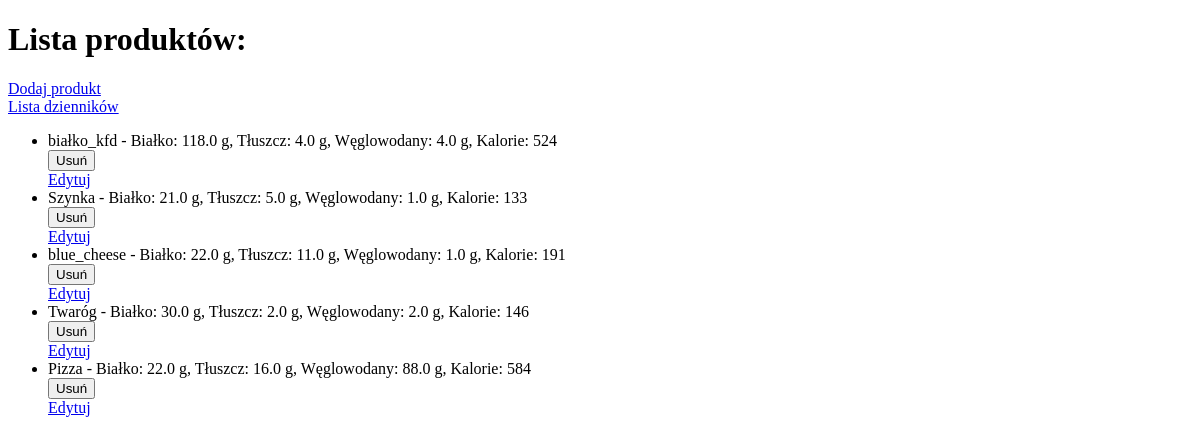
Before: /products/ with the older database file.
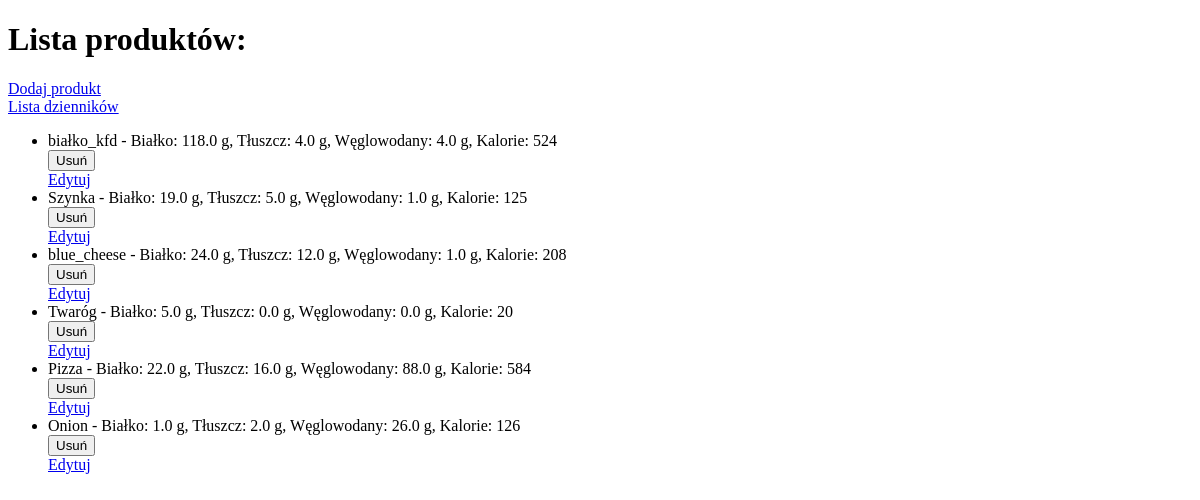
After: the same page with the newer database file.
### models/models.py (models this page shows, shortened)
class Product(models.Model):
    name=models.CharField(max_length=255)
    protein=models.FloatField()
    fat=models.FloatField()
    carbo=models.FloatField()
    grams=models.FloatField(default=100)
    def calories(self):
        calories = (self.protein*4) + (self.carbo*4)+(self.fat*9)
        return int(calories)

### models/views.py (the view)
# urls.py: path('products/',views.product_list,name='product_list'),
def product_list(request):
    products = Product.objects.all()
    return render(request,'product_list.html',{'products':products})

### templates/product_list.html (shortened to what this page needs)
<!DOCTYPE html>
<html>
<head>
</head>
<body>
	<h1>Lista produktów:</h1>
	<a href="{% url 'add_product' %}">Dodaj produkt</a>
	<br>
	<a href="{% url 'diary_list' %}">Lista dzienników</a>
	<ul>
		{% for product in products %}
		<li>{{ product.name }} - Białko: {{ product.protein }} g, Tłuszcz: {{ product.fat }} g, Węglowodany: {{ product.carbo }} g, Kalorie: {{ product.calories }}
			<form action="{% url 'remove_product' product.id %}" method="post">
				<button type="submit">Usuń</button>
			</form>
			<a href="{% url 'update_product' product.id %}">Edytuj</a>
		</li>
		{% endfor %}
	</ul>
</body>
</html>

Changed rows visible on the page:
changed Product "Szynka": protein "21.0" → "19.0"; calories "133" → "125"
changed Product "blue_cheese": protein "22.0" → "24.0"; fat "11.0" → "12.0"; calories "191" → "208"
changed Product "Twaróg": protein "30.0" → "5.0"; fat "2.0" → "0.0"; carbo "2.0" → "0.0"; calories "146" → "20"
added Product: name "Onion", protein "1.0", fat "2.0", carbo "26.0", calories "126"
